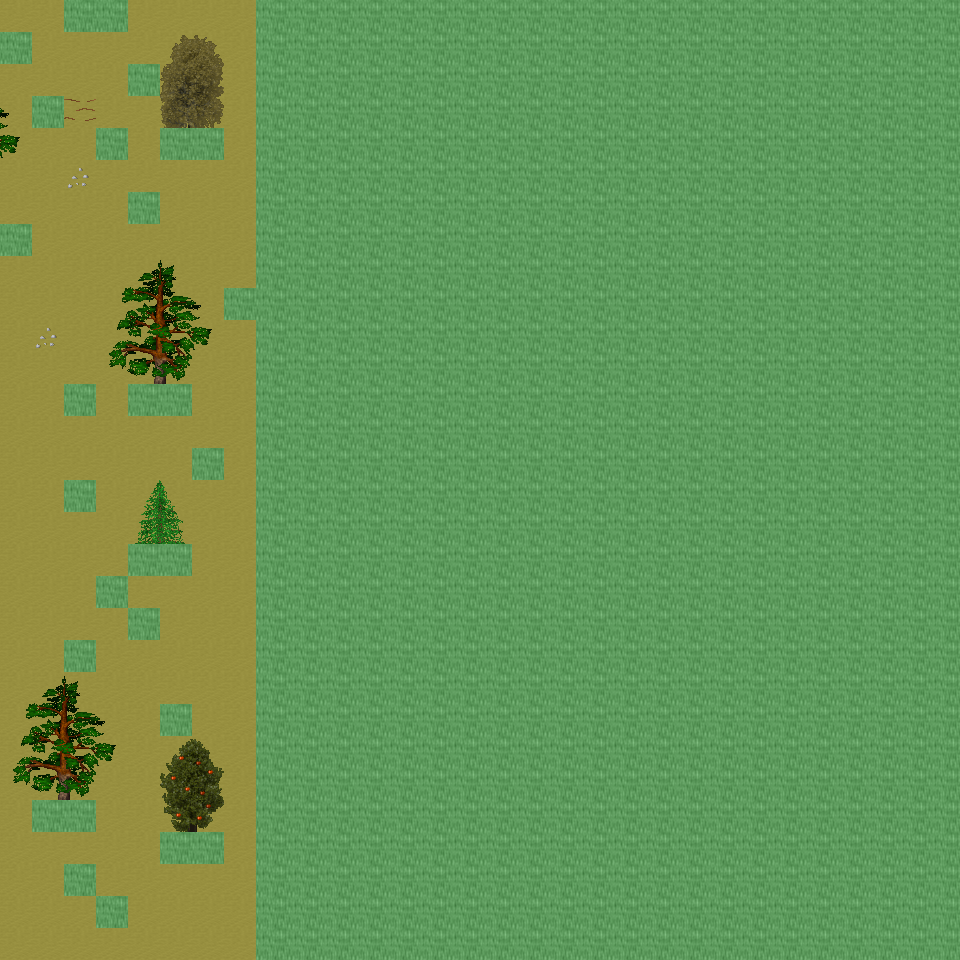

The image is a tile-based game level rendered from a .tmx file. Its description and source (layers, tilesets, objects; grid data summarised) follow:
An orthogonal 30x30 tile map with 32x32 px tiles, 6 tile layers (Ground, Object, Object2, Above, ...), 40 tilesets and 4 objects (4x mapchange).

<map version="1.0" orientation="orthogonal" renderorder="right-down" width="30" height="30" tilewidth="32" tileheight="32" nextobjectid="5">
  <tileset firstgid="1" name="tileset_ground_ground" tilewidth="32" tileheight="32" tilecount="33" columns="3">
    <image source="../drawable/tileset_ground_ground.png" width="96" height="352" />
  </tileset>
  <tileset firstgid="34" name="tileset_ground_ice_ice" tilewidth="32" tileheight="32" tilecount="3" columns="3">
    <image source="../drawable/tileset_ground_ice_ice.png" width="96" height="32" />
  </tileset>
  <tileset firstgid="37" name="tileset_ground_earth_edges" tilewidth="32" tileheight="32" tilecount="18" columns="6">
    <image source="../drawable/tileset_ground_earth_edges.png" width="192" height="96" />
  </tileset>
  <tileset firstgid="55" name="tileset_ground_rock_pebbles" tilewidth="32" tileheight="32" tilecount="3" columns="1">
    <image source="../drawable/tileset_ground_rock_pebbles.png" width="32" height="96" />
  </tileset>
  <tileset firstgid="58" name="tileset_item_corpse_huge_animal" tilewidth="32" tileheight="32" tilecount="16" columns="2">
    <image source="../drawable/tileset_item_corpse_huge_animal.png" width="64" height="256" />
  </tileset>
  <tileset firstgid="74" name="tileset_plant_flower_daisy_white" tilewidth="32" tileheight="32" tilecount="8" columns="2">
    <image source="../drawable/tileset_plant_flower_daisy_white.png" width="64" height="128" />
  </tileset>
  <tileset firstgid="82" name="tileset_ground_ridge_earth_dark" tilewidth="32" tileheight="32" tilecount="96" columns="12">
    <image source="../drawable/tileset_ground_ridge_earth_dark.png" width="384" height="256" />
  </tileset>
  <tileset firstgid="178" name="tileset_ground_grass_edges" tilewidth="32" tileheight="32" tilecount="36" columns="12">
    <image source="../drawable/tileset_ground_grass_edges.png" width="384" height="96" />
  </tileset>
  <tileset firstgid="214" name="tileset_ground_ridge_ice_2" tilewidth="32" tileheight="32" tilecount="42" columns="7">
    <image source="../drawable/tileset_ground_ridge_ice_2.png" width="224" height="192" />
  </tileset>
  <tileset firstgid="256" name="tileset_ground_ice_glacier" tilewidth="32" tileheight="32" tilecount="1" columns="1">
    <image source="../drawable/tileset_ground_ice_glacier.png" width="32" height="32" />
  </tileset>
  <tileset firstgid="257" name="tileset_ground_ice_edges" tilewidth="32" tileheight="32" tilecount="9" columns="3">
    <image source="../drawable/tileset_ground_ice_edges.png" width="96" height="96" />
  </tileset>
  <tileset firstgid="266" name="tileset_plant_bush_large_brown" tilewidth="32" tileheight="32" tilecount="9" columns="3">
    <image source="../drawable/tileset_plant_bush_large_brown.png" width="96" height="96" />
  </tileset>
  <tileset firstgid="275" name="tileset_ground_ridge_ice" tilewidth="32" tileheight="32" tilecount="42" columns="7">
    <image source="../drawable/tileset_ground_ridge_ice.png" width="224" height="192" />
  </tileset>
  <tileset firstgid="317" name="tileset_plant_bush_various_small" tilewidth="32" tileheight="32" tilecount="9" columns="3">
    <image source="../drawable/tileset_plant_bush_various_small.png" width="96" height="96" />
  </tileset>
  <tileset firstgid="326" name="tileset_ground_rock_rocks_2" tilewidth="32" tileheight="32" tilecount="4" columns="2">
    <image source="../drawable/tileset_ground_rock_rocks_2.png" width="64" height="64" />
  </tileset>
  <tileset firstgid="330" name="tileset_building_decoration_blue_circle" tilewidth="32" tileheight="32" tilecount="4" columns="2">
    <image source="../drawable/tileset_building_decoration_blue_circle.png" width="64" height="64" />
  </tileset>
  <tileset firstgid="334" name="tileset_item_statue_cross" tilewidth="32" tileheight="32" tilecount="1" columns="1">
    <image source="../drawable/tileset_item_statue_cross.png" width="32" height="32" />
  </tileset>
  <tileset firstgid="335" name="tileset_ground_rock_green_crystal" tilewidth="32" tileheight="32" tilecount="9" columns="3">
    <image source="../drawable/tileset_ground_rock_green_crystal.png" width="96" height="96" />
  </tileset>
  <tileset firstgid="344" name="tileset_furniture_light_iron_lamp" tilewidth="32" tileheight="32" tilecount="3" columns="1">
    <image source="../drawable/tileset_furniture_light_iron_lamp.png" width="32" height="96" />
  </tileset>
  <tileset firstgid="347" name="tileset_item_statue_metal_and_stone" tilewidth="32" tileheight="32" tilecount="6" columns="3">
    <image source="../drawable/tileset_item_statue_metal_and_stone.png" width="96" height="64" />
  </tileset>
  <tileset firstgid="353" name="tileset_ground_ladder_horizontal_pale" tilewidth="32" tileheight="32" tilecount="3" columns="1">
    <image source="../drawable/tileset_ground_ladder_horizontal_pale.png" width="32" height="96" />
  </tileset>
  <tileset firstgid="356" name="tileset_plant_bush_bushes" tilewidth="32" tileheight="32" tilecount="10" columns="5">
    <image source="../drawable/tileset_plant_bush_bushes.png" width="160" height="64" />
  </tileset>
  <tileset firstgid="366" name="tileset_item_blood_floor_stain" tilewidth="32" tileheight="32" tilecount="1" columns="1">
    <image source="../drawable/tileset_item_blood_floor_stain.png" width="32" height="32" />
  </tileset>
  <tileset firstgid="367" name="tileset_item_corpse_skull_dark" tilewidth="32" tileheight="32" tilecount="2" columns="2">
    <image source="../drawable/tileset_item_corpse_skull_dark.png" width="64" height="32" />
  </tileset>
  <tileset firstgid="369" name="tileset_furniture_light_flames" tilewidth="32" tileheight="32" tilecount="6" columns="6">
    <image source="../drawable/tileset_furniture_light_flames.png" width="192" height="32" />
  </tileset>
  <tileset firstgid="375" name="tileset_logic_collision" tilewidth="32" tileheight="32" tilecount="1" columns="1">
    <image source="../drawable/tileset_logic_collision.png" width="32" height="32" />
  </tileset>
  <tileset firstgid="376" name="tileset_plant_tree_taller_trees" tilewidth="32" tileheight="32" tilecount="32" columns="8">
    <image source="../drawable/tileset_plant_tree_taller_trees.png" width="256" height="128" />
  </tileset>
  <tileset firstgid="408" name="tileset_plant_tree_spruce" tilewidth="32" tileheight="32" tilecount="6" columns="2">
    <image source="../drawable/tileset_plant_tree_spruce.png" width="64" height="96" />
  </tileset>
  <tileset firstgid="414" name="tileset_plant_bush_bush_mult_colored" tilewidth="32" tileheight="32" tilecount="6" columns="3">
    <image source="../drawable/tileset_plant_bush_bush_mult_colored.png" width="96" height="64" />
  </tileset>
  <tileset firstgid="420" name="tileset_ground_ice_icehole" tilewidth="32" tileheight="32" tilecount="1" columns="1">
    <image source="../drawable/tileset_ground_ice_icehole.png" width="32" height="32" />
  </tileset>
  <tileset firstgid="421" name="tileset_building_wall_int_clay" tilewidth="32" tileheight="32" tilecount="100" columns="10">
    <image source="../drawable/tileset_building_wall_int_clay.png" width="320" height="320" />
  </tileset>
  <tileset firstgid="521" name="tileset_plant_tree_pine_tree" tilewidth="32" tileheight="32" tilecount="20" columns="4">
    <image source="../drawable/tileset_plant_tree_pine_tree.png" width="128" height="160" />
  </tileset>
  <tileset firstgid="541" name="tileset_plant_tree_pine_tree_1" tilewidth="32" tileheight="32" tilecount="20" columns="4">
    <image source="../drawable/tileset_plant_tree_pine_tree_1.png" width="128" height="160" />
  </tileset>
  <tileset firstgid="561" name="tileset_plant_stump_hollow_logs" tilewidth="32" tileheight="32" tilecount="6" columns="3">
    <image source="../drawable/tileset_plant_stump_hollow_logs.png" width="96" height="64" />
  </tileset>
  <tileset firstgid="567" name="tileset_plant_stump_small_stump" tilewidth="32" tileheight="32" tilecount="4" columns="2">
    <image source="../drawable/tileset_plant_stump_small_stump.png" width="64" height="64" />
  </tileset>
  <tileset firstgid="571" name="tileset_plant_stump_stump_snow1" tilewidth="32" tileheight="32" tilecount="2" columns="2">
    <image source="../drawable/tileset_plant_stump_stump_snow1.png" width="64" height="32" />
  </tileset>
  <tileset firstgid="573" name="tileset_plant_stump_stump_snow" tilewidth="32" tileheight="32" tilecount="2" columns="2">
    <image source="../drawable/tileset_plant_stump_stump_snow.png" width="64" height="32" />
  </tileset>
  <tileset firstgid="575" name="tileset_building_decoration_rocks" tilewidth="32" tileheight="32" tilecount="6" columns="3">
    <image source="../drawable/tileset_building_decoration_rocks.png" width="96" height="64" />
  </tileset>
  <tileset firstgid="581" name="tileset_ground_rock_rocks" tilewidth="32" tileheight="32" tilecount="4" columns="2">
    <image source="../drawable/tileset_ground_rock_rocks.png" width="64" height="64" />
  </tileset>
  <tileset firstgid="585" name="tileset_plant_tree_snow_on_pine" tilewidth="32" tileheight="32" tilecount="20" columns="4">
    <image source="../drawable/tileset_plant_tree_snow_on_pine.png" width="128" height="160" />
  </tileset>
  <layer name="Ground" width="30" height="30">
    <data>[900 cells, 900 non-empty, 2 distinct tile ids]</data>
  </layer>
  <layer name="Object" width="30" height="30">
    <data>[900 cells, 205 non-empty, 48 distinct tile ids]</data>
  </layer>
  <layer name="Object2" width="30" height="30">
    <data>[900 cells, 2 non-empty, 2 distinct tile ids]</data>
  </layer>
  <layer name="Above" width="30" height="30">
    <data>[900 cells, 169 non-empty, 50 distinct tile ids]</data>
  </layer>
  <layer name="Above2" width="30" height="30">
    <data>[900 cells, 0 non-empty, 0 distinct tile ids]</data>
  </layer>
  <layer name="Walkable" width="30" height="30">
    <data>[900 cells, 688 non-empty, 1 distinct tile ids]</data>
  </layer>
  <objectgroup name="MapEvents">
    <object id="1" name="south" type="mapchange" x="0" y="928" width="256" height="32">
      <properties>
        <property name="map" value="0_ados_mountain_n2_w2_x3_y1" />
        <property name="place" value="north" />
      </properties>
    </object>
    <object id="2" name="west" type="mapchange" x="0" y="0" width="32" height="32">
      <properties>
        <property name="map" value="0_ados_mountain_n2_w2_x2_y0" />
        <property name="place" value="east" />
      </properties>
    </object>
    <object id="3" name="west2" type="mapchange" x="0" y="64" width="32" height="160">
      <properties>
        <property name="map" value="0_ados_mountain_n2_w2_x2_y0" />
        <property name="place" value="east2" />
      </properties>
    </object>
    <object id="4" name="west3" type="mapchange" x="0" y="256" width="32" height="704">
      <properties>
        <property name="map" value="0_ados_mountain_n2_w2_x2_y0" />
        <property name="place" value="east3" />
      </properties>
    </object>
  </objectgroup>
</map>
